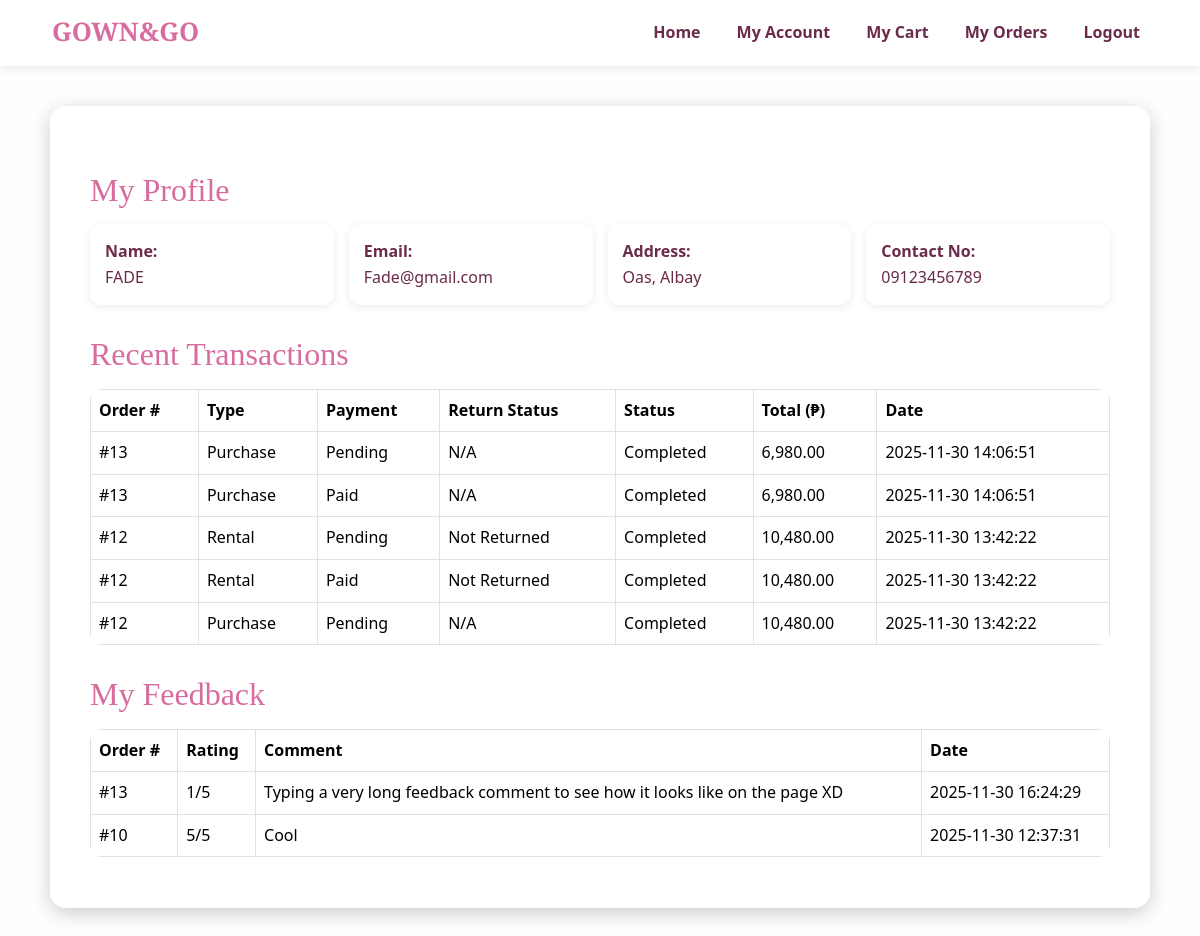
/gown_and_go/user.php (signed in), run on an earlier commit of the app's database.
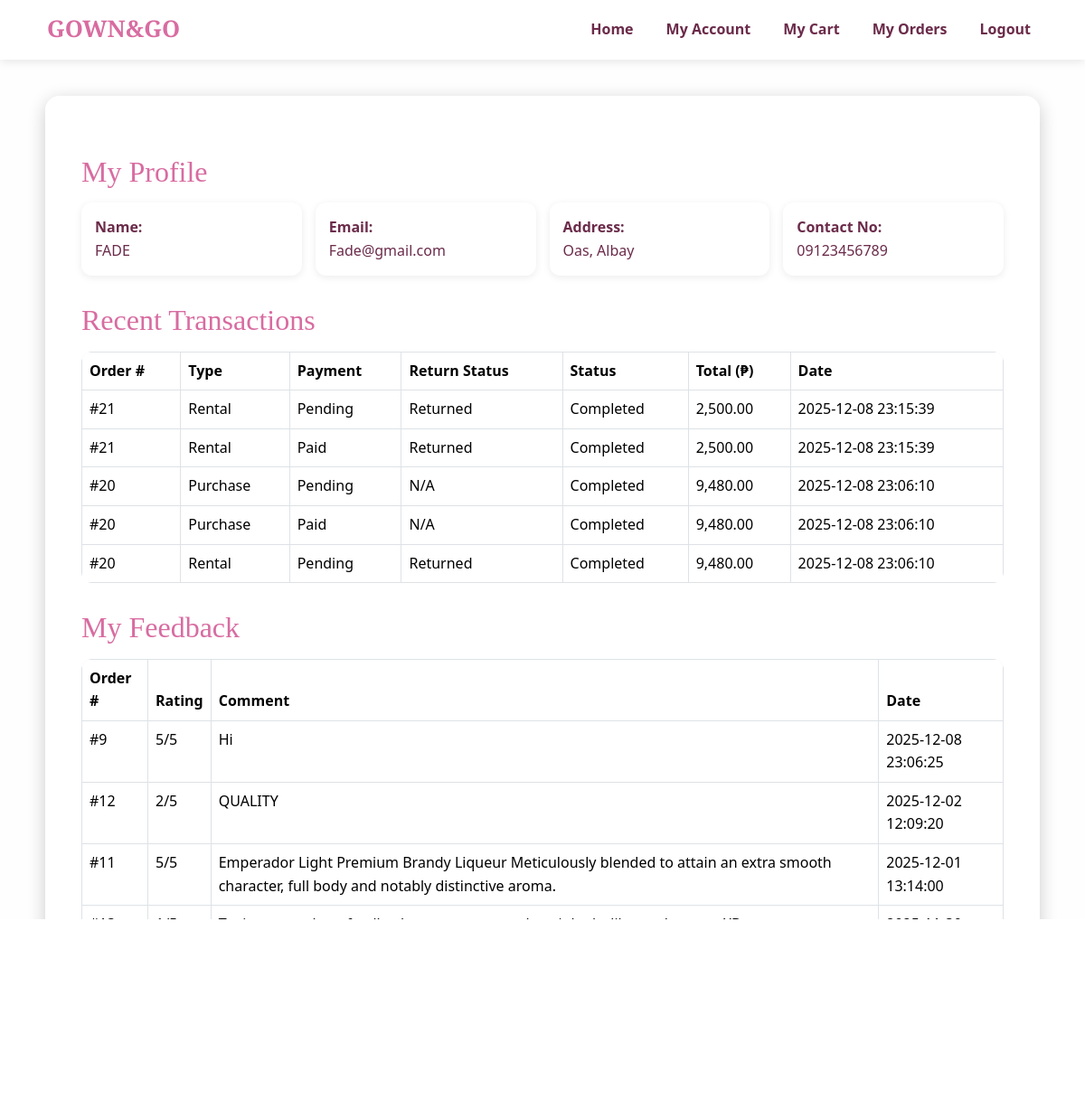
And on a later commit of the database.
### tables this page shows
CREATE TABLE `orders` (
  `order_id` int(11) NOT NULL,
  `user_id` int(11) NOT NULL,
  `order_date` datetime DEFAULT current_timestamp(),
  `order_status` enum('Pending','Confirmed','Completed','Cancelled') NOT NULL DEFAULT 'Pending',
  `order_type` enum('Rental','Purchase') NOT NULL,
  `total_amount` decimal(12,2) NOT NULL DEFAULT 0.00,
  `delivery_address` text DEFAULT NULL
);

CREATE TABLE `order_details` (
  `order_detail_id` int(11) NOT NULL,
  `order_id` int(11) NOT NULL,
  `item_id` int(11) NOT NULL,
  `order_type` enum('Rental','Purchase') NOT NULL,
  `quantity` int(11) NOT NULL DEFAULT 1,
  `rental_period_days` int(11) DEFAULT NULL,
  `return_status` enum('Not Returned','Returned') NOT NULL DEFAULT 'Not Returned',
  `unit_price` decimal(10,2) NOT NULL,
  `subtotal` decimal(12,2) NOT NULL
);

CREATE TABLE `payments` (
  `payment_id` int(11) NOT NULL,
  `order_id` int(11) NOT NULL,
  `payment_method` varchar(100) DEFAULT NULL,
  `payment_status` enum('Pending','Paid','Failed','Refunded') NOT NULL DEFAULT 'Pending',
  `payment_date` datetime DEFAULT current_timestamp(),
  `amount` decimal(12,2) NOT NULL
);

CREATE TABLE `feedback` (
  `feedback_id` int(11) NOT NULL,
  `user_id` int(11) NOT NULL,
  `order_id` int(11) NOT NULL,
  `comments` text DEFAULT NULL,
  `rating` tinyint(3) UNSIGNED DEFAULT NULL CHECK (`rating` between 1 and 5),
  `created_at` datetime DEFAULT current_timestamp()
);

### gown_and_go/user.php (the view, shortened to what this page needs)
<?php
include 'config.php';
$user_id = $_SESSION['user_id'];
$stmt = $conn->prepare("
    SELECT username, email, address, contact_no
    FROM users
    WHERE user_id = ?
");
$stmt->bind_param("i", $user_id);
$stmt->execute();
$user = $stmt->get_result()->fetch_assoc();
$orders = $conn->query("
    SELECT o.order_id, o.order_date, o.order_status, o.total_amount,
           od.order_type, od.return_status,
           p.payment_status
    FROM orders o
    JOIN order_details od ON o.order_id = od.order_id
    LEFT JOIN payments p ON o.order_id = p.order_id
    WHERE o.user_id = $user_id
    ORDER BY o.order_date DESC
    LIMIT 5
");
$feedbacks = $conn->query("
    SELECT f.comments, f.rating, f.created_at, o.order_id
    FROM feedback f
    JOIN orders o ON f.order_id = o.order_id
    WHERE f.user_id = $user_id
    ORDER BY f.created_at DESC
");
?>
<!DOCTYPE html>
<html lang="en">
<head>
<link rel="stylesheet" href="https://cdn.jsdelivr.net/npm/bootstrap@5.3.8/dist/css/bootstrap.min.css">
<link rel="stylesheet" href="inclusion/stylesheet.css">
</head>
<body>
<?php include 'inclusion/nav.php'; ?>
<div class="dashboard-container">
<h2 class="section-title">My Profile</h2>
<div class="profile-grid">
    <div class="profile-box"><strong>Name:</strong><br><?php echo htmlspecialchars($user['username']); ?></div>
    <div class="profile-box"><strong>Email:</strong><br><?php echo htmlspecialchars($user['email']); ?></div>
    <div class="profile-box"><strong>Address:</strong><br><?php echo htmlspecialchars($user['address']); ?></div>
    <div class="profile-box"><strong>Contact No:</strong><br><?php echo htmlspecialchars($user['contact_no']); ?></div>
</div>
<h2 class="section-title">Recent Transactions</h2>
<table class="table table-bordered">
<thead style="background:#f9e6f1;">
<tr>
    <th>Order #</th>
    <th>Type</th>
    <th>Payment</th>
    <th>Return Status</th>
    <th>Status</th>
    <th>Total (₱)</th>
    <th>Date</th>
</tr>
</thead>
<tbody>
<?php if ($orders->num_rows == 0): ?>
<tr><td colspan="7" class="text-center">No transactions yet.</td></tr>
<?php else: ?>
<?php while($o = $orders->fetch_assoc()): ?>
<tr>
    <td>#<?php echo $o['order_id']; ?></td>
    <td><?php echo $o['order_type']; ?></td>
    <td><?php echo $o['payment_status'] ?? 'Unpaid'; ?></td>
    <td>
        <?php
            if ($o['order_type'] === 'Rental') {
                echo $o['return_status'];
            } else {
                echo 'N/A';
            }
        ?>
    </td>
    <td><?php echo $o['order_status']; ?></td>
    <td><?php echo number_format($o['total_amount'], 2); ?></td>
    <td><?php echo $o['order_date']; ?></td>
</tr>
<?php endwhile; ?>
<?php endif; ?>
</tbody>
</table>
<h2 class="section-title">My Feedback</h2>
<table class="table table-bordered">
<thead style="background:#f9e6f1;">
<tr>
    <th>Order #</th>
    <th>Rating</th>
    <th>Comment</th>
    <th>Date</th>
</tr>
</thead>
<tbody>
<?php if ($feedbacks->num_rows == 0): ?>
<tr><td colspan="4" class="text-center">You have not submitted feedback yet.</td></tr>
<?php else: ?>
<?php while($f = $feedbacks->fetch_assoc()): ?>
<tr>
    <td>#<?php echo $f['order_id']; ?></td>
    <td><?php echo $f['rating']; ?>/5</td>
    <td><?php echo htmlspecialchars($f['comments']); ?></td>
    <td><?php echo $f['created_at']; ?></td>
</tr>
<?php endwhile; ?>
<?php endif; ?>
</tbody>
</table>
</div>
</body>
</html>

What changed in the data, as far as the page shows it:
no longer on this page (row unchanged): orders: order_id "13", order_details.order_type "Purchase", payments.payment_status "Pending", shows "N/A", order_status "Completed", total_amount "6,980.00", order_date "2025-11-30 14:06:51", payments.payment_status "Paid"
no longer on this page (row unchanged): orders: order_id "12", order_details.order_type "Rental", payments.payment_status "Pending", order_details.return_status "Not Returned", order_status "Completed", total_amount "10,480.00", order_date "2025-11-30 13:42:22", payments.payment_status "Paid", order_details.order_type "Purchase", shows "N/A"
no longer on this page (row unchanged): feedback: order.order_id "10", rating "5", comments "Cool", created_at "2025-11-30 12:37:31"
added orders: order_id "21", order_details.order_type "Rental", payments.payment_status "Pending", order_details.return_status "Returned", order_status "Completed", total_amount "2,500.00", order_date "2025-12-08 23:15:39", payments.payment_status "Paid"
added orders: order_id "20", order_details.order_type "Purchase", payments.payment_status "Pending", shows "N/A", order_status "Completed", total_amount "9,480.00", order_date "2025-12-08 23:06:10", payments.payment_status "Paid", order_details.order_type "Rental", order_details.return_status "Returned"
added feedback: order.order_id "9", rating "5", comments "Hi", created_at "2025-12-08 23:06:25"
added feedback: order.order_id "12", rating "2", comments "QUALITY", created_at "2025-12-02 12:09:20"
added feedback: order.order_id "11", rating "5", comments "Emperador Light Premium Brandy Liqueur Meticulously blended to attain an extra smooth character, full body and notably distinctive aroma.", created_at "2025-12-01 13:14:00"
